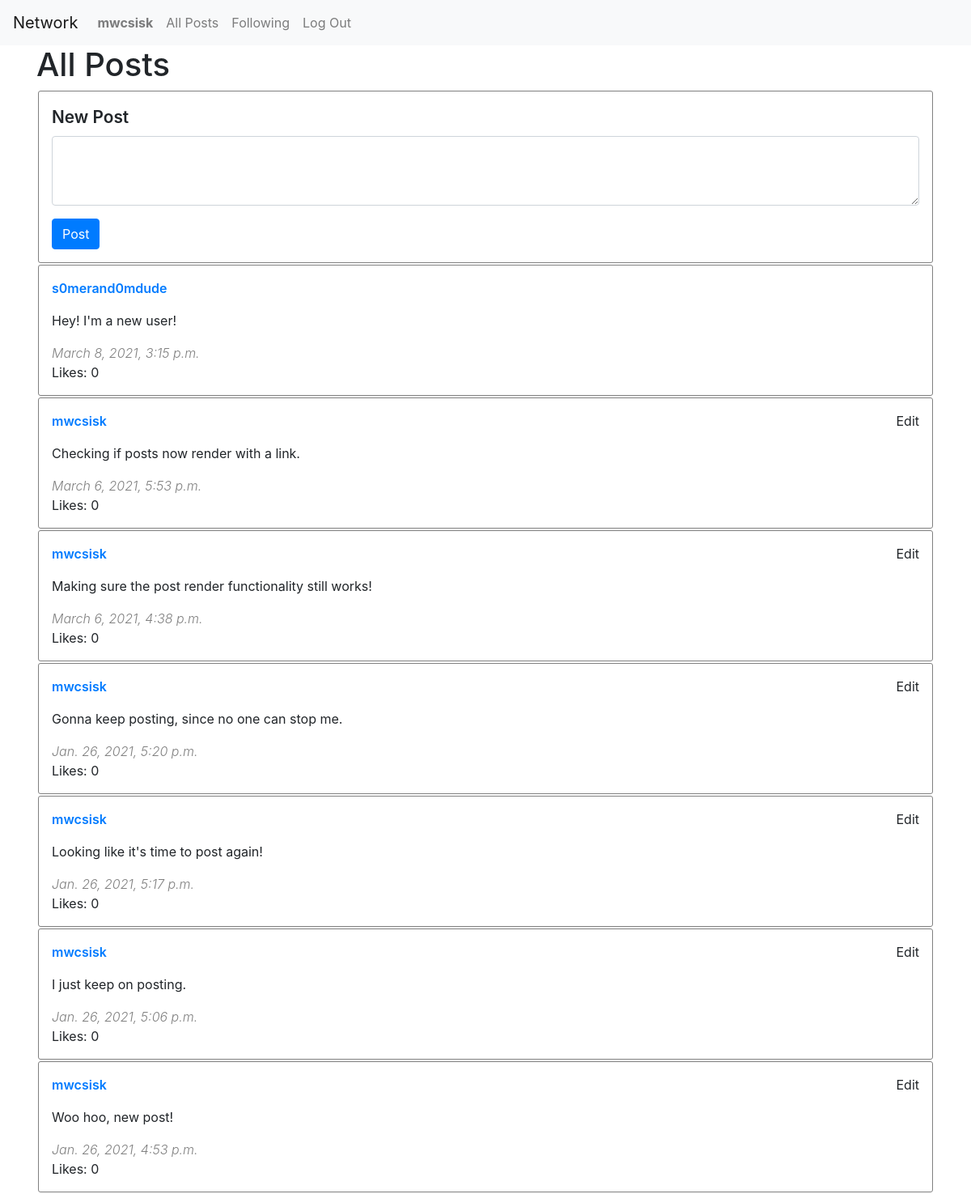
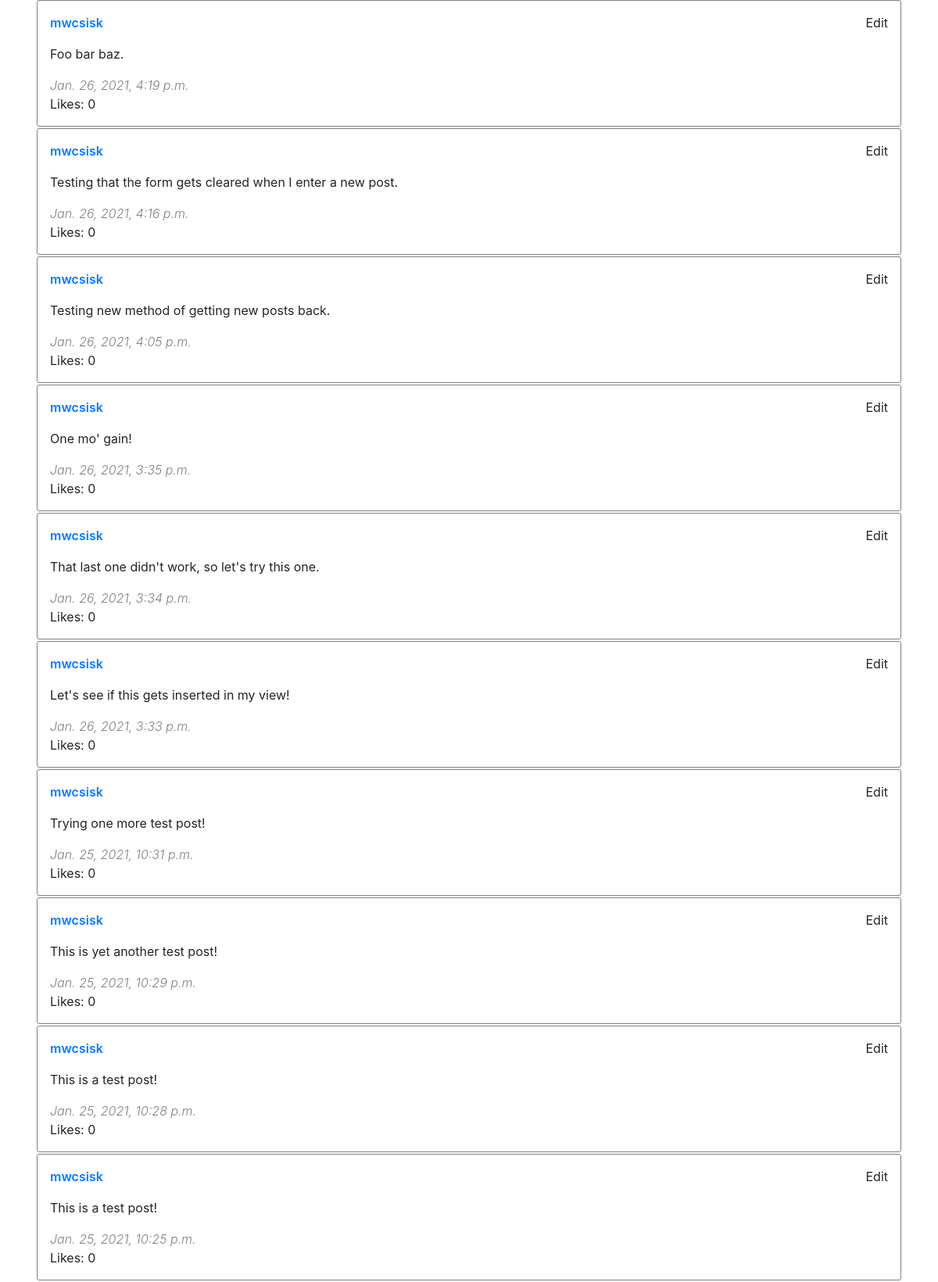
/ (signed in), run on the app's committed database (2 pictures, top to bottom).
### network/models.py (models this page shows, shortened)
class User(AbstractUser):
    following = models.ManyToManyField('self', related_name="followers", symmetrical=False)

class Post(models.Model):
    author = models.ForeignKey(User, on_delete=models.CASCADE, related_name='posts', editable=False)
    body = models.CharField(max_length=240)
    timestamp = models.DateTimeField(auto_now_add=True)
    likes = models.ManyToManyField(User, related_name="liked")
    posts = models.Manager()

### network/views.py (the view)
# urls.py: path("", views.index, name="index"),
def index(request):
    posts = get_posts()
    return render(request, "network/index.html", {
        "posts": posts
    })

### network/functions.py (called while the page is built)
def get_posts(username=False):
    if username:
        posts = User.objects.get(username=username).posts.all()
    else:
        posts = Post.posts.all()
    return posts.annotate(num_likes=Count('likes')).order_by('-timestamp')

### network/templates/network/index.html (shortened to what this page needs)
{% extends "network/postview.html" %}
{% load tz %}
{% block heading %}
    <h1>All Posts</h1>
    {% if request.user.is_authenticated %}
    <form id="new-post" class="post-box new-post-box needs-validation" novalidate>
        <div class="form-group" id="new-post-group">
            <label for="new-post-body" class="new-post-heading">New Post</label>
            <textarea id="new-post-body" class="form-control" rows="3"></textarea>
        </div>
        <button type="submit" class="btn btn-primary">Post</button>
    </form>
    {% endif %}
{% endblock %}

### network/templates/network/postview.html
{% extends "network/layout.html" %}
{% load tz %}
{% block body %}
    {% block heading %}
    {% endblock %}
    <div id="posts-view">
        {% for post in posts %}
        <div class="post-box">
            <div class="row justify-content-between">
                <div class="col-md-auto author">
                    <a href="/user/{{ post.author.username }}">
                        {{ post.author.username }}
                    </a>
                </div>
                <div class="col-md-auto edit-link">
                    {% if request.user == post.author %}
                    Edit
                    {% endif %}
                </div>
            </div>
            <div class="body">
                {{ post.body }}
            </div>
            <div class="timestamp">
                {{ post.timestamp|timezone:"America/Los_Angeles" }}
            </div>
            <div class="likes">
                Likes: {{ post.num_likes }}
            </div>
        </div>
        {% endfor %}
    </div>
{% endblock %}

### network/templates/network/layout.html (shortened to what this page needs)
{% load static %}
<!DOCTYPE html>
<html lang="en">
    <head>
        <link rel="stylesheet" href="https://stackpath.bootstrapcdn.com/bootstrap/4.4.1/css/bootstrap.min.css">
        <link href="{% static 'network/styles.css' %}" rel="stylesheet">
    </head>
    <body>
        <nav class="navbar navbar-expand-lg navbar-light bg-light">
            <a class="navbar-brand" href="#">Network</a>
            <div>
              <ul class="navbar-nav mr-auto">
                {% if user.is_authenticated %}
                    <li class="nav-item">
                        <a class="nav-link" href="#"><strong>{{ user.username }}</strong></a>
                    </li>
                {% endif %}
                <li class="nav-item">
                  <a class="nav-link" href="{% url 'index' %}">All Posts</a>
                </li>
                {% if user.is_authenticated %}
                    <li class="nav-item">
                        <a class="nav-link" href="#">Following</a>
                    </li>
                    <li class="nav-item">
                        <a class="nav-link" href="{% url 'logout' %}">Log Out</a>
                    </li>
                {% endif %}
              </ul>
            </div>
          </nav>
        <div class="body container-md">
            {% block body %}
            {% endblock %}
        </div>
    </body>
</html>

### network/static/network/styles.css (style rules this page uses)
.post-box { border: 1px solid grey; border-radius: 3px; padding: 1rem; margin: 2px; }
.post-box .body { padding: 1rem 0rem; }
.post-box .author { font-weight: 600; }
.post-box .timestamp { font-weight: 300; color: grey; font-style: italic; }
.new-post-heading { font-size: 1.3rem; font-weight: 600; }

### data on the page
User: username "mwcsisk"
Post: author.username "s0merand0mdude", body "Hey! I'm a new user!", timestamp "March 8, 2021, 3:15 p.m.", num_likes "0"
Post: author.username "mwcsisk", shows "Edit", body "Checking if posts now render with a link.", timestamp "March 6, 2021, 5:53 p.m.", num_likes "0"
Post: author.username "mwcsisk", shows "Edit", body "Making sure the post render functionality still works!", timestamp "March 6, 2021, 4:38 p.m.", num_likes "0"
Post: author.username "mwcsisk", shows "Edit", body "Gonna keep posting, since no one can stop me.", timestamp "Jan. 26, 2021, 5:20 p.m.", num_likes "0"
Post: author.username "mwcsisk", shows "Edit", body "Looking like it's time to post again!", timestamp "Jan. 26, 2021, 5:17 p.m.", num_likes "0"
Post: author.username "mwcsisk", shows "Edit", body "I just keep on posting.", timestamp "Jan. 26, 2021, 5:06 p.m.", num_likes "0"
Post: author.username "mwcsisk", shows "Edit", body "Woo hoo, new post!", timestamp "Jan. 26, 2021, 4:53 p.m.", num_likes "0"
Post: author.username "mwcsisk", shows "Edit", body "Foo bar baz.", timestamp "Jan. 26, 2021, 4:19 p.m.", num_likes "0"
Post: author.username "mwcsisk", shows "Edit", body "Testing that the form gets cleared when I enter a new post.", timestamp "Jan. 26, 2021, 4:16 p.m.", num_likes "0"
Post: author.username "mwcsisk", shows "Edit", body "Testing new method of getting new posts back.", timestamp "Jan. 26, 2021, 4:05 p.m.", num_likes "0"
Post: author.username "mwcsisk", shows "Edit", body "One mo' gain!", timestamp "Jan. 26, 2021, 3:35 p.m.", num_likes "0"
Post: author.username "mwcsisk", shows "Edit", body "That last one didn't work, so let's try this one.", timestamp "Jan. 26, 2021, 3:34 p.m.", num_likes "0"
Post: author.username "mwcsisk", shows "Edit", body "Let's see if this gets inserted in my view!", timestamp "Jan. 26, 2021, 3:33 p.m.", num_likes "0"
Post: author.username "mwcsisk", shows "Edit", body "Trying one more test post!", timestamp "Jan. 25, 2021, 10:31 p.m.", num_likes "0"
Post: author.username "mwcsisk", shows "Edit", body "This is yet another test post!", timestamp "Jan. 25, 2021, 10:29 p.m.", num_likes "0"
Post: author.username "mwcsisk", shows "Edit", body "This is a test post!", timestamp "Jan. 25, 2021, 10:28 p.m.", num_likes "0"
Post: author.username "mwcsisk", shows "Edit", body "This is a test post!", timestamp "Jan. 25, 2021, 10:25 p.m.", num_likes "0"
